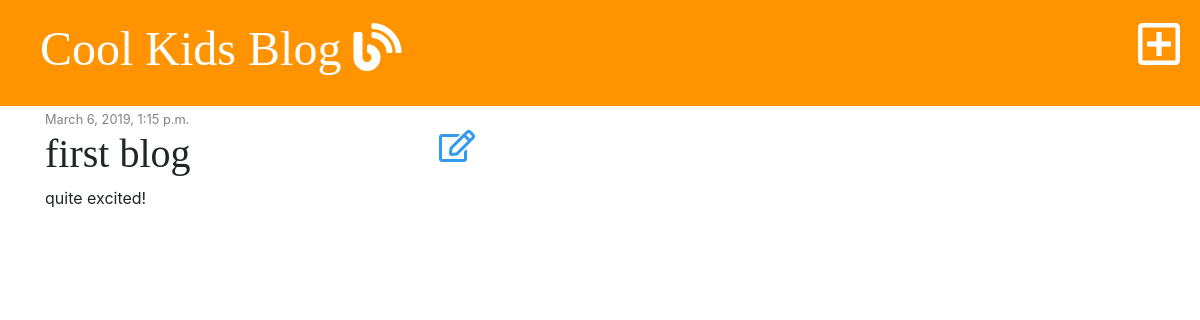
Before: /post/1/ with the older database file.
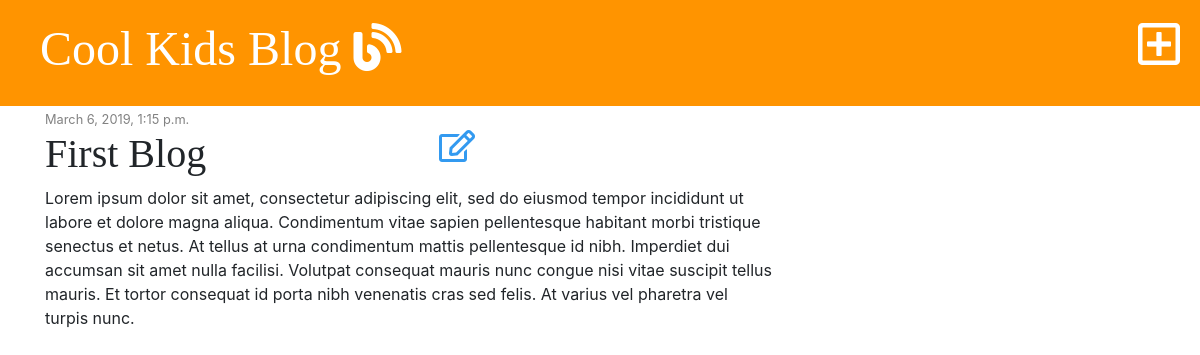
After: the same page with the newer database file.
### blog/models.py (models this page shows, shortened)
class Post(models.Model):
    author = models.ForeignKey('auth.User', on_delete=models.CASCADE)
    title = models.CharField(max_length=200)
    text = models.TextField()
    created_date = models.DateTimeField(default=timezone.now)
    published_date = models.DateTimeField(blank=True, null=True)

### blog/views.py (the view)
# urls.py: path('post/<int:pk>/', views.post_detail, name='post_detail'),
def post_detail(request, pk):
    post = get_object_or_404(Post, pk=pk)
    stuff_for_frontend = {'post' : post}
    return render(request, 'blog/post_detail.html', stuff_for_frontend)

### blog/templates/blog/post_detail.html
{% extends 'blog/base.html' %}
{% block content %}
    <div class="post">
        {% if post.published_date %}
            <div class="date">
                <small>{{ post.published_date }}</small>
            </div>
        {% endif %}
          <a href="{% url 'post_edit' pk=post.pk %}"><i class="far fa-edit fa-2x" style="color: #339af0; float:right; padding-right:300px;"></i></a>
        <h1>{{ post.title }}</h1>
        <p>{{ post.text|linebreaksbr }}</p>
    </div>
{% endblock %}

Changed rows visible on the page:
changed Post: title "first blog" → "First Blog"; text "quite excited!" → "Lorem ipsum dolor sit amet, consectetur adipiscing elit, sed do eiusmod tempor incididunt ut labore et dolore magna aliqua. Condimentum vitae sapien pellentesque habitant morbi tristique senectus et netus. At tellus at urna condimentum mattis pellentesque id nibh. Imperdiet dui accumsan sit amet nulla facilisi. Volutpat consequat mauris nunc congue nisi vitae suscipit tellus mauris. Et tortor consequat id porta nibh venenatis cras sed felis. At varius vel pharetra vel turpis nunc."
